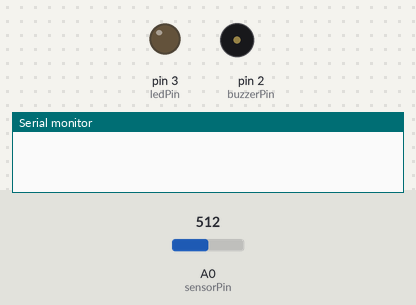
Simulated run of this sketch. Board: Arduino Uno, built with avr-gcc and run on an emulated ATmega328P. Parts: output pins drawn as LEDs (lit = HIGH), buzzer (waves = sounding, pin HIGH), the last lines printed to the serial monitor. The test bench sets the inputs (shaded band); at power-on: A0 (sensorPin) = 512.

Above: at 1.2 s.
1.3 s: A0 (sensorPin) set to 107
2.8 s: A0 (sensorPin) set to 92
At 3.8 s:
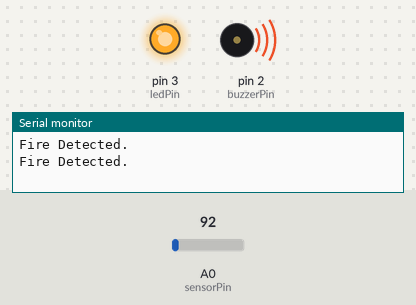
4.3 s: A0 (sensorPin) set to 110
At 5.3 s:
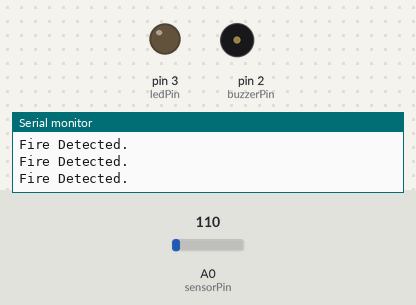
6.1 s: A0 (sensorPin) set to 90
At 6.5 s:
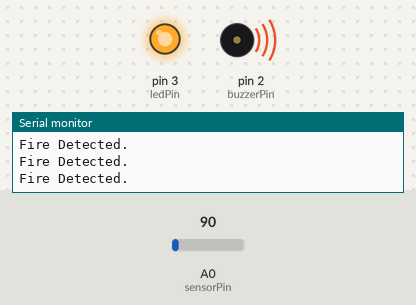
Timing chart, 0 to 8.6 s (numbered marks = the images above; inputs shaded):
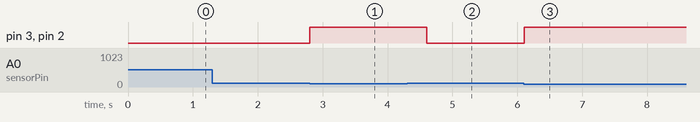

The sketch:

Flame_Sensor.ino
```cpp
const int ledPin = 3, buzzerPin = 2, sensorPin = A0;

void setup()
{
  pinMode(ledPin, OUTPUT);
  pinMode(buzzerPin, OUTPUT);
  Serial.begin(9600);
}

void loop()
{
  if (analogRead(sensorPin) < 100)
  {
    Serial.println("Fire Detected.");
    digitalWrite(ledPin, HIGH);
    digitalWrite(buzzerPin, HIGH);
    delay(500);
  }
  else
  {
    digitalWrite(ledPin, LOW);
    digitalWrite(buzzerPin, LOW);
  }
  delay(100);
}
```

Measured:
- the behaviour switches between 100 and 99 on A0 (sensorPin) (found by bisection; images 0 and 1)
- after the input at 1.3 s, every drawn part: stays the same
- after the input at 2.8 s, pin 3 (ledPin), pin 2 (buzzerPin): LOW → HIGH at once
- after the input at 4.3 s, pin 3 (ledPin), pin 2 (buzzerPin): HIGH → LOW after 0.30 s
- after the input at 6.1 s, pin 3 (ledPin), pin 2 (buzzerPin): LOW → HIGH at once
